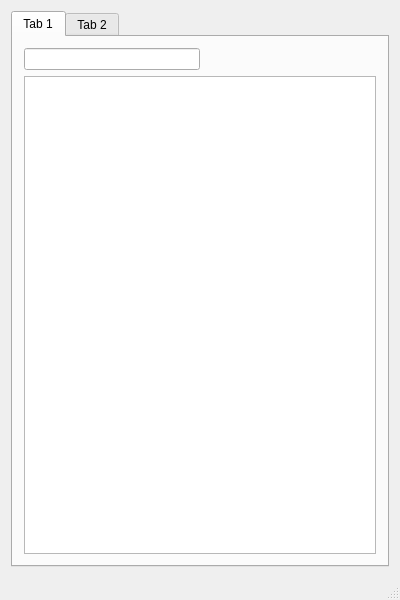
<?xml version="1.0" encoding="UTF-8"?>
<ui version="4.0">
 <class>MainWindow</class>
 <widget class="QMainWindow" name="MainWindow">
  <property name="geometry">
   <rect>
    <x>0</x>
    <y>0</y>
    <width>400</width>
    <height>600</height>
   </rect>
  </property>
  <property name="windowTitle">
   <string>MainWindow</string>
  </property>
  <widget class="QWidget" name="centralWidget">
   <layout class="QVBoxLayout" name="verticalLayout">
    <item>
     <widget class="QTabWidget" name="tabWidget">
      <property name="currentIndex">
       <number>0</number>
      </property>
      <widget class="QWidget" name="tab">
       <attribute name="title">
        <string>Tab 1</string>
       </attribute>
       <layout class="QVBoxLayout" name="verticalLayout_2">
        <item>
         <layout class="QHBoxLayout" name="horizontalLayout">
          <item>
           <widget class="QLineEdit" name="lineEdit"/>
          </item>
          <item>
           <spacer name="horizontalSpacer">
            <property name="orientation">
             <enum>Qt::Horizontal</enum>
            </property>
            <property name="sizeHint" stdset="0">
             <size>
              <width>40</width>
              <height>20</height>
             </size>
            </property>
           </spacer>
          </item>
         </layout>
        </item>
        <item>
         <widget class="QListView" name="comicListView"/>
        </item>
       </layout>
      </widget>
      <widget class="QWidget" name="tab_2">
       <attribute name="title">
        <string>Tab 2</string>
       </attribute>
       <layout class="QVBoxLayout" name="verticalLayout_3">
        <item>
         <widget class="QListView" name="listView_2"/>
        </item>
       </layout>
      </widget>
     </widget>
    </item>
   </layout>
  </widget>
  <widget class="QStatusBar" name="statusBar"/>
 </widget>
 <layoutdefault spacing="6" margin="11"/>
 <resources/>
 <connections/>
</ui>
